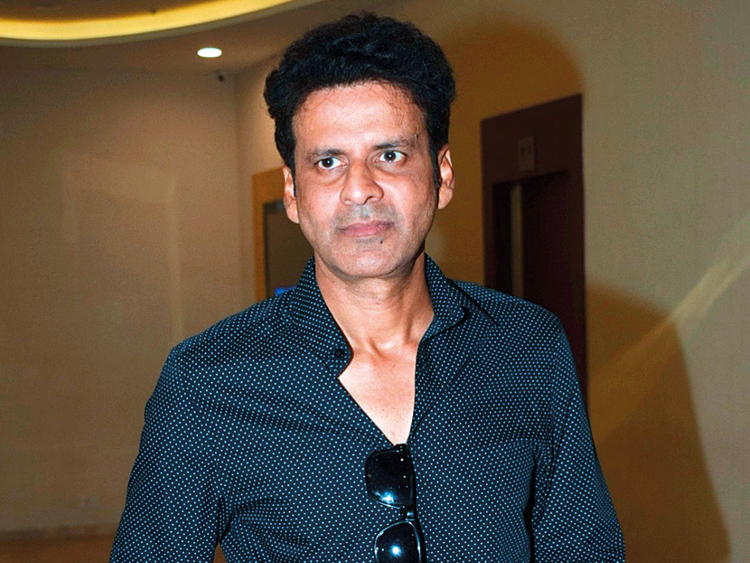
#> input picture Task-4/m.jpg, 750 x 563 px, given in place of the camera
$ jupyter execute --allow-errors main.ipynb
#> lines starting #> are read from the running program, lines starting #| are printed output that depends on the picture; after the words box and inside, x2 and y2 are one past the last pixel; in counts of white or black regions, pixels touching at a corner belong together; pictures that were not available may be replaced by others from this repository, and a replacement may not be noted
#> further down, frame is the input picture: shape (563, 750, 3); mean B, G, R 64.3, 78.9, 92
[cell 1]
import cv2
import pywhatkit      #for whatsapp
import boto3          #for aws cli
import numpy as np
import os
import warnings
import smtplib
import imghdr
from email.message import EmailMessage
from datetime import date
from datetime import datetime
from os import listdir
from os.path import isfile, join
import subprocess

[cell 2]
### Step 1 - Create Training Data

# Load HAAR face classifier
warnings. filterwarnings(action='ignore')
face_classifier = cv2.CascadeClassifier('haarcascade_frontalface_default.xml')

# Load functions
def face_extractor(img):
    # Function detects faces and returns the cropped face
    # If no face detected, it returns the input image

    gray = cv2.cvtColor(img,cv2.COLOR_BGR2GRAY)
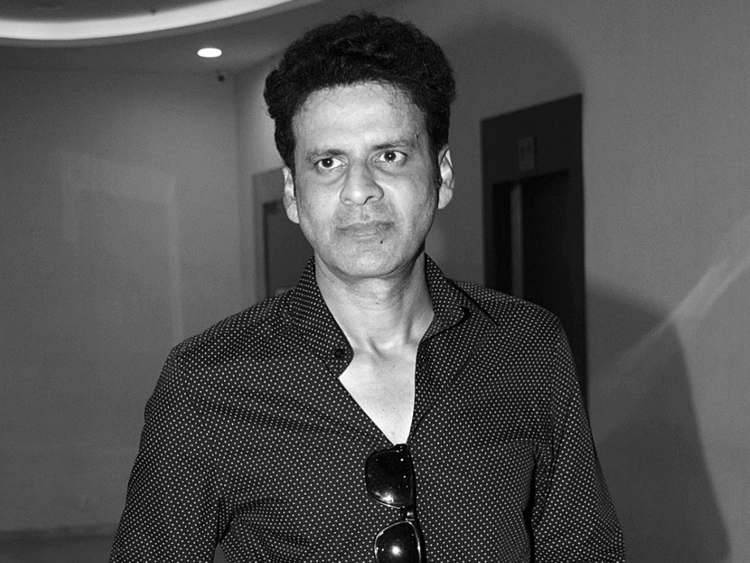
#> gray: shape (563, 750); min 0, max 255, mean 81.2
    faces = face_classifier.detectMultiScale(gray, 1.5, 5)
#> faces = [[270, 92, 182, 182]]

    if faces ==():
        return None

    # Crop all faces found
    for (x,y,w,h) in faces:
        cropped_face = img[y:y+h, x:x+w]

    return cropped_face

# Initialize Webcam
cap = cv2.VideoCapture(0)
count = 0

# Collect 100 samples of your face from webcam input
#> (the rest of this cell did not finish here and is left out)

[cell 3]
# Load HAAR face classifier
warnings. filterwarnings(action='ignore')
face_classifier = cv2.CascadeClassifier('haarcascade_frontalface_default.xml')

# Load functions
def face_extractor(img):
    # Function detects faces and returns the cropped face
    # If no face detected, it returns the input image

    gray = cv2.cvtColor(img,cv2.COLOR_BGR2GRAY)
    faces = face_classifier.detectMultiScale(gray, 1.5, 5)
#> faces = [[270, 92, 182, 182]]

    if faces ==():
        return None

    # Crop all faces found
    for (x,y,w,h) in faces:
        cropped_face = img[y:y+h, x:x+w]

    return cropped_face

# Initialize Webcam
cap = cv2.VideoCapture(0)
count = 0

# Collect 100 samples of your face from webcam input
#> (the rest of this cell did not finish here and is left out)

[cell 4]
# Get the training data we previously made
import cv2
import numpy as np
from os import listdir
from os.path import isfile, join


training_data = []
labels = []

#1
data_path = './face/Dataset1/'
onlyfiles = [f for f in listdir(data_path) if isfile(join(data_path, f))]

for i, files in enumerate(onlyfiles):
    img_path = data_path + onlyfiles[i]
    images = cv2.imread(img_path, cv2.IMREAD_GRAYSCALE)
#> images: shape (563, 750); min 0, max 255, mean 81.2
    training_data.append(np.asarray(images, dtype=np.uint8))
    labels.append(1)
#2
data_path = './face/Dataset2/'
onlyfiles = [f for f in listdir(data_path) if isfile(join(data_path, f))]

for i, files in enumerate(onlyfiles):
    img_path = data_path + onlyfiles[i]
    images = cv2.imread(img_path, cv2.IMREAD_GRAYSCALE)
    training_data.append(np.asarray(images, dtype=np.uint8))
    labels.append(2)


labels = np.asarray(labels, dtype=np.int32)

model = cv2.face_LBPHFaceRecognizer.create()

model.train(np.asarray(training_data), np.asarray(labels))

model.write('model_save.yml')

print("Model trained sucessefully")

[cell 5]
def mail(img):
    Sender_Email = "deepaksingodiya2000@gmail.com"
    Reciever_Email = "deepaksainisgi@gmail.com"
    Password=""
    h = open("pass.txt", "r")
    for line in h:
        Password=line
    h.close()
    print("mail running")
    newMessage = EmailMessage()
    newMessage['Subject'] = "Face Successfullly detected"
    newMessage['From'] = Sender_Email
    newMessage['To'] = Reciever_Email
    newMessage.set_content('Image attached!')

    cv2.imwrite("face.jpg",img)
    with open('face.jpg', 'rb') as f:
        image_data = f.read()
        image_type = imghdr.what(f.name)
        image_name = f.name

    newMessage.add_attachment(image_data, maintype='image', subtype=image_type, filename=image_name)

    with smtplib.SMTP_SSL('smtp.gmail.com', 465) as smtp:
        smtp.login(Sender_Email, Password)
        smtp.send_message(newMessage)
        print("logging in successfull")


def whatsapp():
    now = datetime.now()
    H = int(now.strftime("%H"))
    M = int(now.strftime("%M"))
    pywhatkit.sendwhatmsg('+919990345500', 'HEY!! FACE DETECTED',H,M+1)
    print("whatsaap success")

def aws():
    subprocess.getoutput("terraform init")
    subprocess.getoutput('terraform apply --auto-approve')
    print("AWS Success")

[cell 6]
flag1=0
flag2=0
warnings. filterwarnings(action='ignore')

face_classifier = cv2.CascadeClassifier('haarcascade_frontalface_default.xml')

model = cv2.face_LBPHFaceRecognizer.create()
model.read('model_save.yml')

def face_detector(img, size=0.5):

    # Convert image to grayscale
#> called with size = 0.5
    gray = cv2.cvtColor(img,cv2.COLOR_BGR2GRAY)
    faces = face_classifier.detectMultiScale(gray, 1.3, 5)
#> faces = [[269, 93, 183, 183]]
    if faces is ():
        return img, []


    for (x,y,w,h) in faces:
        cv2.rectangle(img,(x,y),(x+w,y+h),(255,0,0),1)
        roi = img[y:y+h, x:x+w]
        roi = cv2.resize(roi, (200, 200))
#> this loop made 1 pass
#> pass 1, in face_detector, `roi = img[y:y+h, x:x+w]`:
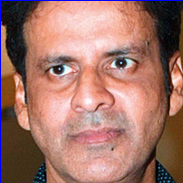
#> roi: shape (183, 183, 3); mean B, G, R 105.6, 117.4, 163
#> pass 1, in face_detector, `roi = cv2.resize(roi, (200, 200))`:
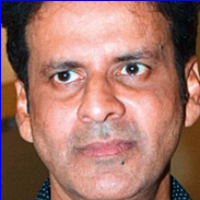
#> roi: shape (200, 200, 3); mean B, G, R 105.6, 117.2, 162.8
#> after the loop:
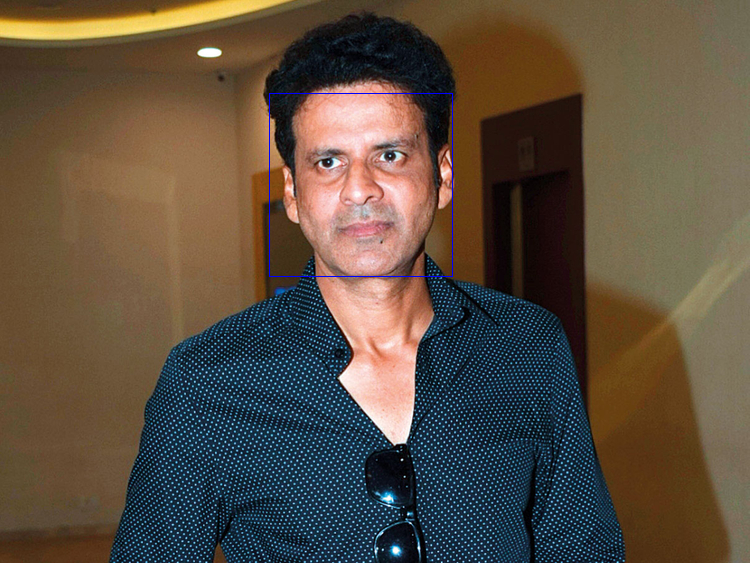
#> img: shape (563, 750, 3); 0.17% of pixels changed, all inside (x1, y1, x2, y2) = (269, 93, 453, 277)
    return img, roi


# Open Webcam
cap = cv2.VideoCapture(0)
while True:

    ret, frame = cap.read()

    image, face = face_detector(frame)

    try:
        face = cv2.cvtColor(face, cv2.COLOR_BGR2GRAY)
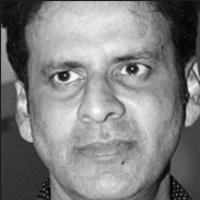
#> face: shape (200, 200); min 2, max 252, mean 129.5

        # Pass face to prediction model
        # "results" comprises of a tuple containing the label and the confidence value
        results = model.predict(face)
#> results = (1, 67.61)

        if results[1] < 500:
            confidence = int( 100 * (1 - (results[1])/400) )
#> confidence = 83
            display_string = str(confidence) + '% Confident'
#> display_string = '83% Confident'


        if results[0]==1:
            if (confidence > 80) and flag1==0:

                cv2.putText(image, "Hello, Deepak", (250, 450), cv2.FONT_HERSHEY_SIMPLEX, 1, (0,255,0), 2)
                cv2.putText(image, display_string, (0, 50), cv2.FONT_HERSHEY_SCRIPT_COMPLEX, 1, (255,255,250), 2)
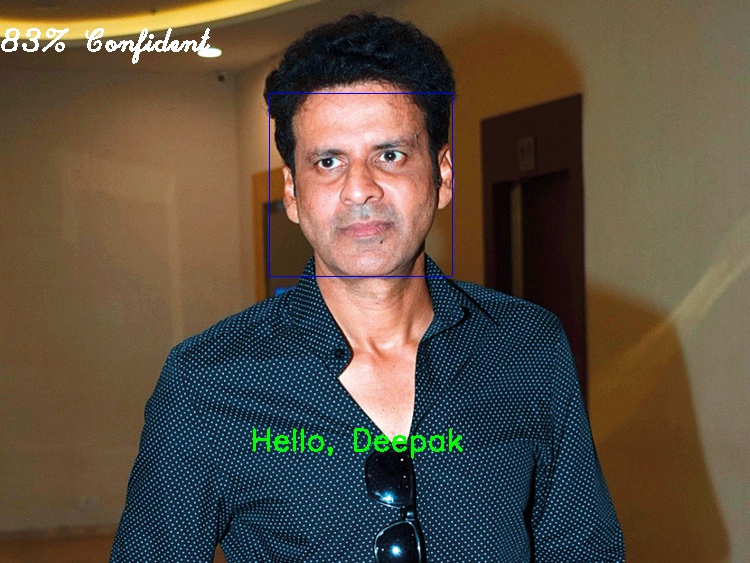
#> image: shape (563, 750, 3); mean B, G, R 65.2, 80.2, 92.2
                cv2.imshow('Face Recognition', image )
                if(cv2.waitKey(2)==13):
#> (key Esc is pressed here)
                    mail(face)
                    whatsapp()
                    flag1=1


        elif(results[0]==2):
            if (confidence > 80)and flag2==0:
                cv2.putText(image, "Hello, Rahul", (250, 450), cv2.FONT_HERSHEY_SIMPLEX, 1, (0,255,0), 2)
                cv2.putText(image, display_string, (0, 50), cv2.FONT_HERSHEY_SCRIPT_COMPLEX, 1, (255,255,250), 2)
                cv2.imshow('Face Recognition', image )
                if(cv2.waitKey(2)==13):
                    aws()
                    flag2=1


        else:
            cv2.putText(image, "Unknown Person", (250, 450), cv2.FONT_HERSHEY_SIMPLEX, 1, (0,0,255), 2)
            cv2.imshow('Face Recognition', image )

    except:
        cv2.putText(image, "NO FACE FOUND", (220, 120) , cv2.FONT_HERSHEY_SIMPLEX, 1, (0,0,255), 2)
        cv2.putText(image, "Looking for Face", (250, 450), cv2.FONT_HERSHEY_SIMPLEX, 1, (0,0,255), 2)
        cv2.imshow('Face Recognition', image )

    if cv2.waitKey(1) == 13: #13 is the Enter Key
#> (key Esc is pressed here)
        break

cap.release()
cv2.destroyAllWindows()
